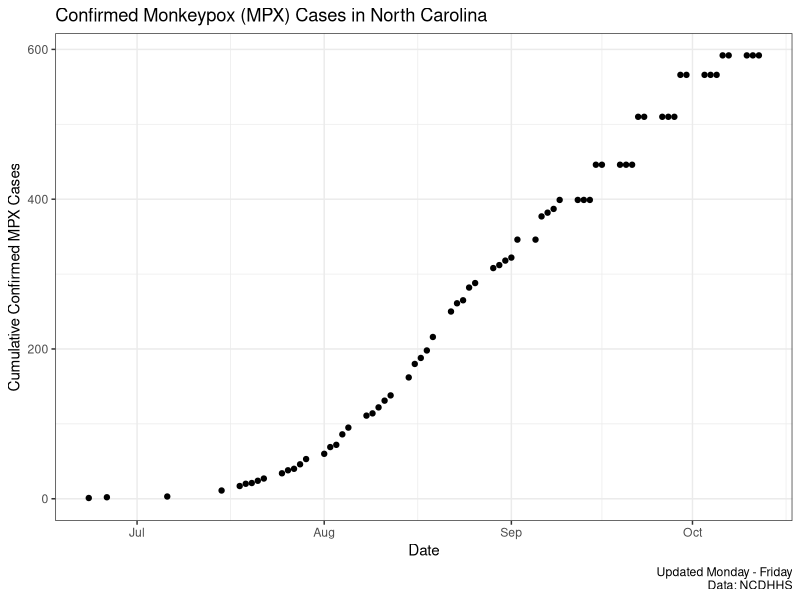

The R script that drew this image:
## ---- chunk 1
#| echo: false
library(data.table)
library(ggplot2)

dat <- fread(here::here("data", "mpx.csv"))

dat$clean_date <- with(dat, as.Date(stringr::str_extract(ping_time, "\\d{4}-\\d{2}-\\d{2}")))

dat$date_n <- as.numeric(dat$clean_date)

last_available <- format(max(dat$clean_date), "%d %B, %Y")

fit <- glm(cases ~ date_n, data = dat, family = quasipoisson())

med_est <-  -log(1/2)/coef(fit)[2]

med_se <- -log(1/2)/ confint(fit,parm = "date_n")

doubling_phrase <- sprintf("%s (95%% CI, %s-%s)",
                          round(med_est,1), round(med_se[2],1),
                           round(med_se[1],1))

## ---- chunk 2
ggplot(dat, aes(x = clean_date, cases))+
  geom_point()+
  theme_bw()+
  scale_y_continuous(limits = c(0,NA), name = "Cumulative Confirmed MPX Cases")+
  scale_x_date(name = "Date")+
  labs(
    title = "Confirmed Monkeypox (MPX) Cases in North Carolina",
    caption = "Updated Monday - Friday\nData: NCDHHS"
  )
